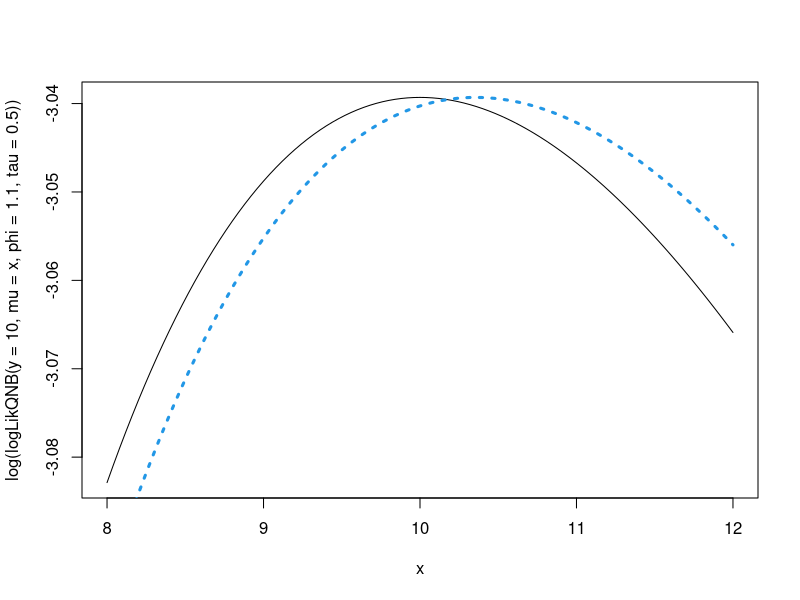
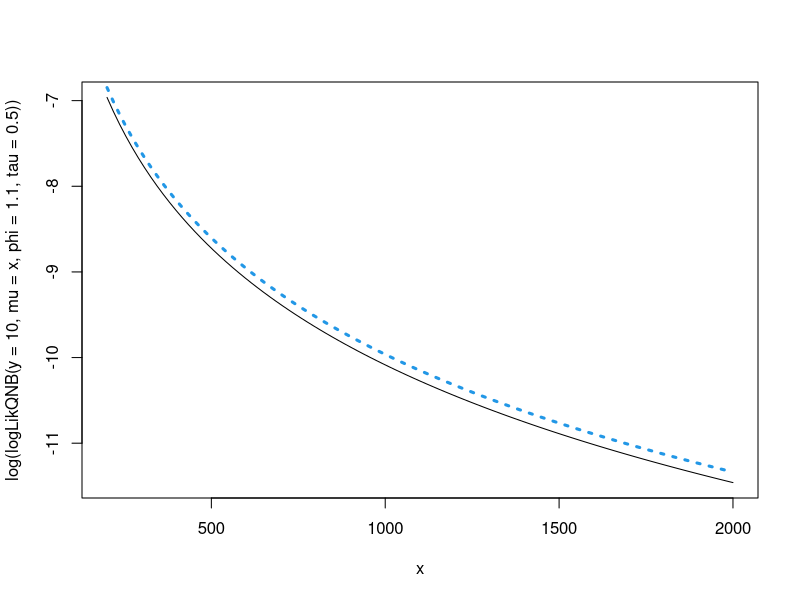
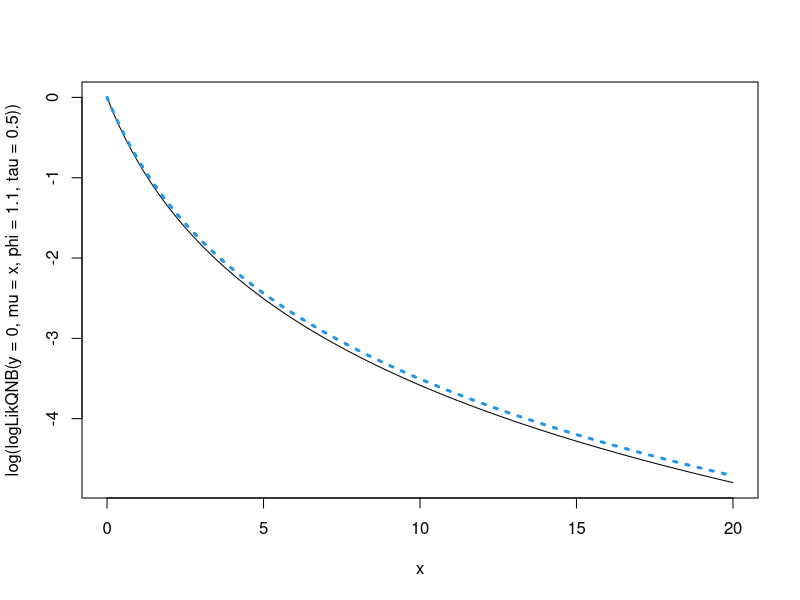
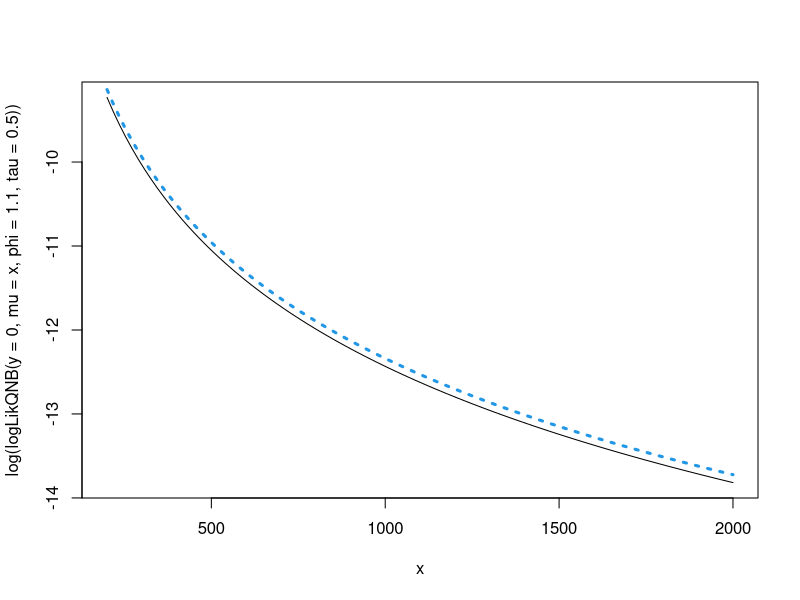
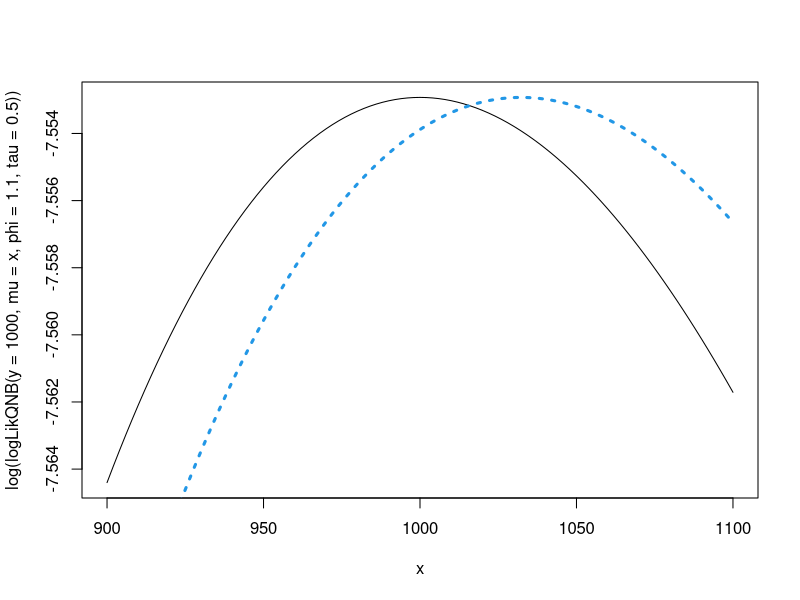
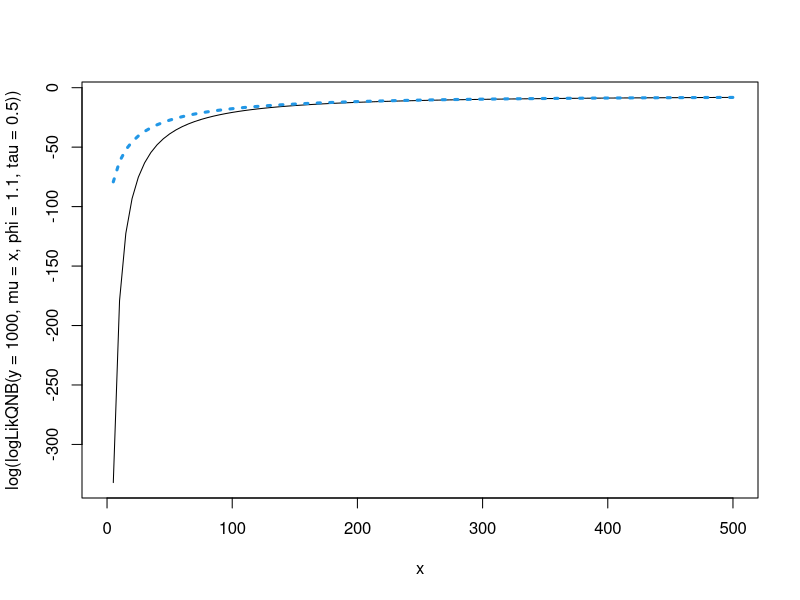

Here is the R script that generated these plots, in order: (Note: this script raises an error after producing the figures.)
base.dir=file.path('C:/Users/Tharshan-PC/Desktop/Research/QuasiSeq')
out.dir=file.path(base.dir, 'out')
prg.dir=file.path(base.dir, 'prg')
dat.dir=file.path(base.dir, 'dat')
img.dir=file.path(base.dir, 'img')

if(F){
	library(parallel)
	RNGkind("L'Ecuyer-CMRG")
	cl=makeCluster(8L)
	clusterEvalQ(cl, {
		RNGkind("L'Ecuyer-CMRG"); 
		options(contrasts=c('contr.sum', 'contr.sum'))
	})
	clusterSetRNGStream(cl , 9992722L)
}
set.seed(9992722L)

prg.name=paste('Conver', Sys.Date(), sep='_')
img.name=file.path(img.dir, paste(prg.name, 'RData', sep='.'))
out.file=function(suffix, subdir) if(missing(subdir)) file.path(out.dir, paste(prg.name, suffix, sep='_')) else file.path(out.dir, subdir, paste(prg.name, suffix, sep='_')) 

setwd(out.dir)

options(contrasts=c('contr.sum', 'contr.sum'))

.sessionInfo=list(sessionInfo=sessionInfo(), Sys.info=Sys.info(),
  Sys.getenv=Sys.getenv(names=TRUE), capabilities=capabilities(),
  options=options(), RNGkind=RNGkind(), .libPaths=.libPaths(), 
  date=date(), wd=getwd(),.Random.seed=.Random.seed)


####################################### END OF HEADER ################################################


#####Graphical comparison QLNB and LBNB

my_QLNB<-function(y, mu,phi,tau) {
	exp(1/phi)*((1/(1+tau*mu))^(1/tau)*(tau*mu/(tau*mu+1))^y)
}

my_LBNB<-function(y, mu,phi,tau){
	term1 = mu*(tau*phi+1)/(phi-1)
	term2 = (tau*(2*phi-1)+1)/(tau*(phi-1))
	numerator = lbeta(term1+term2,y+1/tau)
	term3 = lbeta(term2,1/tau)
	ans = exp(		
		numerator-lbeta(y, term1)-term3
	)/y
	ans[y==0]=exp(numerator-term3)
	ans
}

		
##################END####################################

#This is the function to find exp(h(y,tau,pi))=H,where 
#exp(h(y,tau=t,pi))=integration(f(QLNB)-f(LBNB)) over the mean values
#f(QLNB)=exp(1/pi)*((1/(1+t*x))^(1/t)*(t*x/(t*x+1))^y)
#f(LBNB)=(exp(lgamma(y+x*(t*pi+1)/(pi-1))+lbeta((x*(t*pi+1))/(pi-1)
#             +(t*(2*pi-1)+1)/(t*(pi-1)),y+1/t)-log(factorial(y))-lgamma(x*(t*pi+1)/(pi-1))
#             -lbeta((t*(2*pi-1)+1)/t*(pi-1),1/t)))

get.h<-function(phi,y,tau){
	f = function(mu) my_QLNB(y, mu, phi, tau)
	fm = optimize(f,c(0,1e6), maximum=TRUE)$objective
	f = function(mu) my_LBNB(y, mu, phi, tau)
	fm2 = optimize(f,c(0,1e6), maximum=TRUE)$objective
	fm2/fm
}

get.h(2,10,0.2)

logLikQNB=function(y, mu, phi, tau)
{
	h=get.h(phi, y, tau)
	my_QLNB(y, mu, phi, tau) * h
}
logLikQNB = Vectorize(logLikQNB, c('phi','y','tau'))


#Simulation
my.simu<-function(mu,phi,tau) {
alpha<-(tau*(2*phi-1)+1)/(tau*(phi-1))
beta<-1/tau
r=mu*(alpha-1)/beta
p<-sort(rbeta(100,alpha,beta))
y<-rnbinom(100,r,prob=p)
library(MASS)
model<-glm.nb(y~p)
S<-simulate(model,nsim=5)
return(S)
}

my.simu(10,2,.5)


curve(log(logLikQNB(y=10, mu=x, phi=1.1, tau=.5)), 8, 12)
curve(log(my_LBNB(y=10, mu=x, phi=1.1, tau=.5)), 8, 12, add=T, col=4, lty=3, lwd=3)
curve(log(logLikQNB(y=10, mu=x, phi=1.1, tau=.5)), 200, 2000)
curve(log(my_LBNB(y=10, mu=x, phi=1.1, tau=.5)), 200, 2000, add=T, col=4, lty=3, lwd=3)
abline(v=10)


curve(log(logLikQNB(y=0, mu=x, phi=1.1, tau=.5)), 0, 20)
curve(log(my_LBNB(y=0, mu=x, phi=1.1, tau=.5)), 0, 20, add=T, col=4, lty=3, lwd=3)
curve(log(logLikQNB(y=0, mu=x, phi=1.1, tau=.5)), 200, 2000)
curve(log(my_LBNB(y=0, mu=x, phi=1.1, tau=.5)), 200, 2000, add=T, col=4, lty=3, lwd=3)

curve(log(logLikQNB(y=1000, mu=x, phi=1.1, tau=.5)), 900, 1100)
curve(log(my_LBNB(y=1000, mu=x, phi=1.1, tau=.5)), 900, 1100, add=T, col=4, lty=3, lwd=3)
curve(log(logLikQNB(y=1000, mu=x, phi=1.1, tau=.5)), 0, 500)
curve(log(my_LBNB(y=1000, mu=x, phi=1.1, tau=.5)), 0, 500, add=T, col=4, lty=3, lwd=3)

save.image(img.name)

#Score functions comparison with mean
my_BNB_Score<-function(y,mu,phi,tau){
	term1 = mu*(tau*phi+1)/(phi-1)
	term2 = (tau*(2*phi-1)+1)/(tau*(phi-1))
    term3= term1+term2+y+1/tau
	term4 = (tau*phi+1)/(phi-1)
	ans = term4*(digamma(y+term1)+digamma(term1+term2)-
                   digamma(term3)-digamma(term1))
ans
}
my_QNB_Score<-function(y, mu,phi,tau){
   (y-mu)/(phi*(mu+tau*mu^2))
}

curve(my_BNB_Score(y=10, mu=x, phi=1.1, tau=.5), 1, 20)
curve(my_QNB_Score(y=10, mu=x, phi=1.1, tau=.5), 1, 20, add=T, col=4, lty=3, lwd=3)

save.image(img.name)


 